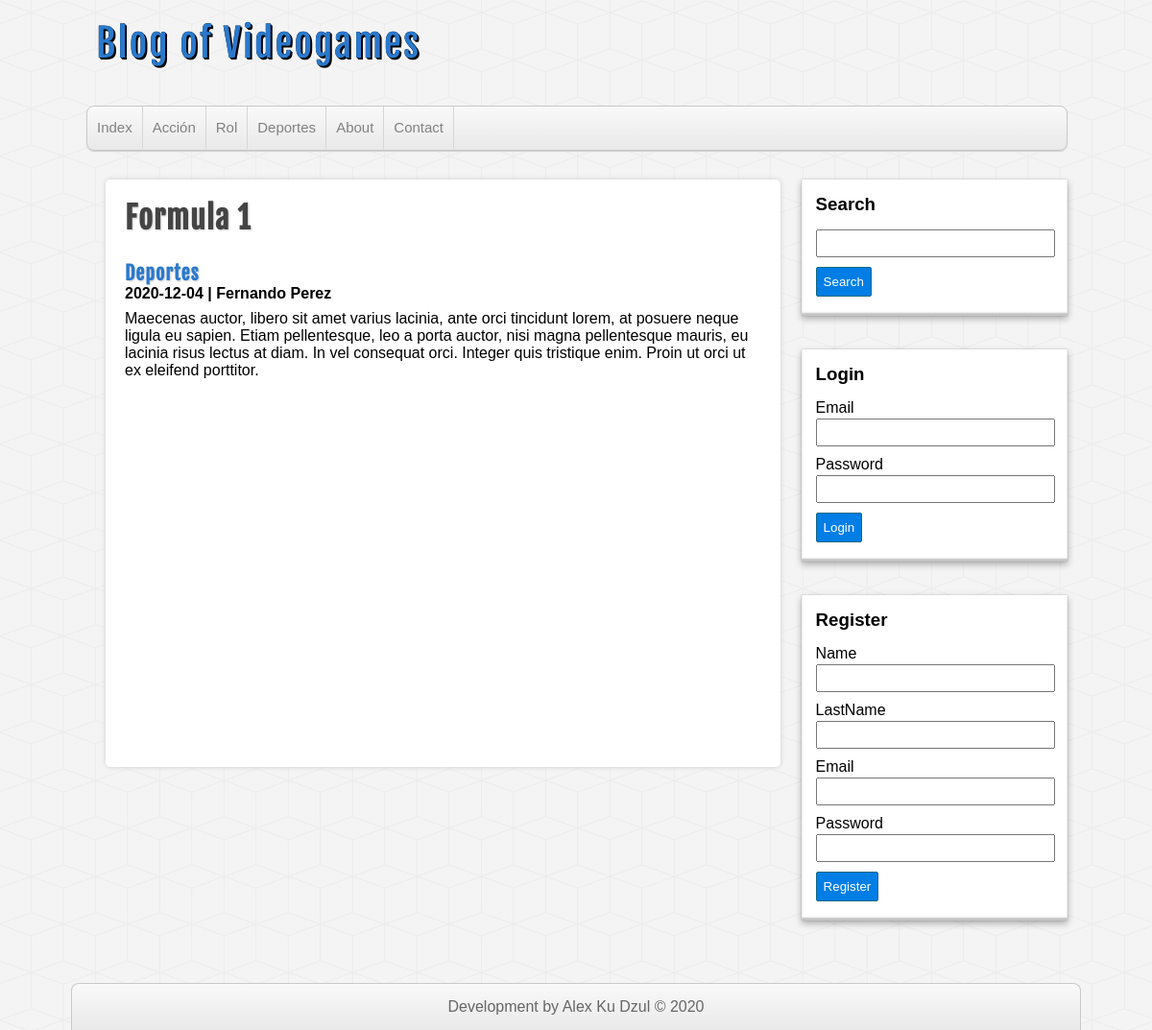
Page /post-detail.php?id=9 on the committed database.
### tables this page shows
CREATE TABLE categories(
    id INT(255) AUTO_INCREMENT NOT NULL,
    name VARCHAR(100),

    CONSTRAINT pk_categories PRIMARY KEY (id)
);

CREATE TABLE posts(
    id INT(255) AUTO_INCREMENT NOT NULL,
    user_id INT(255) NOT NULL,
    category_id INT(255) NOT NULL,
    title VARCHAR(255) NOT NULL,
    description MEDIUMTEXT,
    date DATE NOT NULL,

    CONSTRAINT pk_posts PRIMARY KEY(id),
    CONSTRAINT fk_post_user FOREIGN KEY (user_id) REFERENCES users(id),
    CONSTRAINT fk_post_category FOREIGN KEY(category_id) REFERENCES categories(id) ON DELETE CASCADE 
);

### includes/helpers.php (called while the page is built, shortened)
<?php
function getCategories($conexion){
    $sql = "SELECT * FROM categories ORDER BY id ASC;";
    $categories = mysqli_query($conexion, $sql);
    $result = array();
    if($categories && mysqli_num_rows($categories) >= 1){
        $result = $categories;
    }
    return $result;
}
function getPost($conexion, $id){
    $sql = "SELECT p.*, c.name AS 'category', CONCAT(u.name, ' ', u.lastname) AS 'user' FROM posts p INNER JOIN categories c ON p.category_id = c.id INNER JOIN users u ON p.user_id = u.id WHERE p.id = $id";
    $post = mysqli_query($conexion, $sql);
    $result = array();
    if($post && mysqli_num_rows($post) >= 1){
        $result = mysqli_fetch_assoc($post);
    }
    return $result;
}
?>

### post-detail.php (the view, shortened to what this page needs)
<?php require_once 'includes/conexion.php'; ?>
    <?php require_once 'includes/helpers.php'; ?>
    <?php
        $post_current = getPost($conexion, $_GET['id']);
    ?>
    <?php require_once 'includes/header.php' ?>
    <?php require_once 'includes/sidebar.php' ?>
    <div id="main">
        <h1><?=$post_current['title']?></h1>
        <a href="category.php?id=<?=$post_current['category_id']?>">
            <h2><?=$post_current['category']?></h2>
        </a>
        <h4><?=$post_current['date']?> | <?=$post_current['user']?></h4>
        <p><?=$post_current['description']?></p>
    </div>
    <?php require_once 'includes/footer.php' ?>

### includes/header.php (shortened to what this page needs)
<?php require_once 'conexion.php' ?>
<?php require_once 'includes/helpers.php'; ?>
<!DOCTYPE html>
<html lang="en">
<head>
    <link rel="stylesheet" href="assets/css/style.css">
</head>
<body>
    <header id="header">
        <div id="logo">
            <a href="index.php">
                Blog of Videogames
            </a>
        </div>
        <nav id="nav">
            <ul>
                <li><a href="index.php">Index</a></li>
                <?php $categories = getCategories($conexion); ?>
                    <?php if(!empty($categories)): ?>
                        <?php while($category = mysqli_fetch_assoc($categories)): ?>
                            <li><a href="category.php?id=<?=$category['id'] ?>"><?=$category['name'] ?> </a></li>
                        <?php endwhile; ?>
                    <?php endif; ?>
                <li><a href="index.php">About</a></li>
                <li><a href="index.php">Contact</a></li>
            </ul>
        </nav>
    </header>
    <div id="container">

### assets/css/style.css (style rules this page uses)
* { margin: 0px; padding: 0px; font-family: sans-serif, Helvetica, Arial; text-decoration: none; }
body { background: url(../img/cubes.png) #F4F4F4; }
#header { width: 85%; height: auto; background: transparent; margin: 0px auto; }
#logo { float:left; width: 540px; height: 110px; }
#logo a { font-family: "fajala", Helvetica; font-size: 40px; letter-spacing: 2px; color: #2979CD; text-shadow: 0px 0px 0px black, 1px 1px 0px black, 2px 2px 0px black; transition: all 500ms; line-height: 90px; margin-left: 10px; }
#nav { clear: both; width: 100%; height: 45px; background: linear-gradient(to bottom, #f9f9f9 0px, #e9e9e9 100%); border: 1px solid #C9C9C9; border-radius: 8px; box-shadow: 0px 1px 1px #ccc; overflow: hidden; }
#nav ul { list-style: none; }
#nav ul li { float: left; line-height: 44px; border-right: 1px solid #D6D6D6; }
#nav ul li a { display: block; padding-left: 10px; padding-right: 10px; font-size: 15px; color: #838282; }
#container { width: 85%; height: auto; margin: 0px auto; margin-top: 30px; margin-bottom: 30px; }
#main { float: left; width: 65%; min-height: 572px; background:white; border-radius: 5px; box-shadow: 0px 0px 5px #ccc; margin-left: 20px; padding: 20px; overflow: hidden; }
#main a { color: #333; }
#main h1 { font-size: 32px; color: #444; letter-spacing: 1px; text-shadow: 1px 1px 2px #ccc; font-family: "fajala"; }
#main h2 { font-size: 20px; color: #2979CD; text-shadow: 1px 1px 2px #ccc; letter-spacing: 1px; font-family: "fajala"; margin-top: 25px; }
#main p { margin-top: 8px; }

### rows in the picture
categories: name "Acción"
categories: name "Rol"
categories: name "Deportes"
posts: title "Formula 1", category.name "Deportes", date "2020-12-04", description "Maecenas auctor, libero sit amet varius lacinia, ante orci tincidunt lorem, at posuere neque ligula eu sapien. Etiam pellentesque, leo a porta auctor, nisi magna pellentesque mauris, eu lacinia risus lectus at diam. In vel consequat orci. Integer quis tristique enim. Proin ut orci ut ex eleifend porttitor."

### other values in the picture
$post_current['user'] "Fernando Perez"
